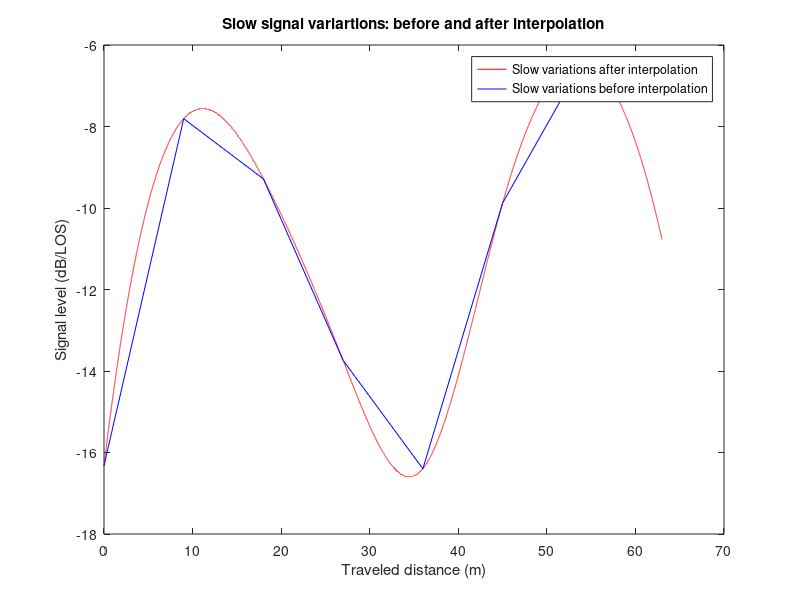

MATLAB code to generate this figure: (Note: this script raises an error after producing the figure.)
%
% project322  (Power control speed 56 m/s)
%
% Initialization ========================================================

clear all, close all

% Common parameters ======================================================

Nsamples=100050;         % approx.  number of samples to be generated 
f= 900e6;             % carrier frequency (Hz)
V=56;                  % MS speed (m/s) 
Lcorr=9.0;             % Slow variations. Correlation distance (m) 
F=500;                    % Sampling: Fraction of wavelength 
NFFT= 256;              % No. of FFT points

% Model parameters S,M  (SUZUKI) =======================================

	M=-13;               % Mean value of sigma in dB
	S= 6.0;              % std of sigma in dB
    
% Secondary parameters ===================================================

lambdac=3e8/f;                  % wavelength (m)
kc=2*pi/lambdac;                % wave number  
fm=V/lambdac;                   % Max Doppler
ts=(lambdac/F)/V;               % sampling spacing (s)
fs=1/ts;                       % sampling freq. (Hz)

% Randomize seed using seconds field in computer clock ==================

clk = clock;
randn('state',sum(100*clk(6)));

% Gen.  slow variations. Lower rail in diagram 
% Uncorrelated samples are assumed to be spaced Lcorr (m) ===============

samplesLcorr=Lcorr/(lambdac/F);      % No. of samples within Lcorr
samplesLcorr=round(samplesLcorr);   % Integer number: modifies slightly Lcorr

Nslowsamples=Nsamples/samplesLcorr;     % No of slow var. samples 
Nslowsamples=round(Nslowsamples);      % Integer number 

Nsamples=Nslowsamples*samplesLcorr;    % New total number of samples


% Variations of sigma ==============================================

slow=randn(Nslowsamples+1,1);      % uncorrelated slow variations (one more sample to avoid problems in interoplation
A=(slow*S)+M;         % Normal distr.: Mean M and std S  
a=10.^(A/20);         %convenrt to linear units (log-normal) 

% Interpolate slow variations of sigma =============================

% x=[0:Nslowsamples-1]*Lcorr;     % axis in m (samples spaced Lcorr m)
% x2=[0:Nslowsamples*samplesLcorr-1]*Lcorr/samplesLcorr;

x=[0:Nslowsamples]*Lcorr;     % axis in m (samples spaced Lcorr m)
x2=[0:Nslowsamples*samplesLcorr]*Lcorr/samplesLcorr;

G2=interp1(x,A,x2,'spline');         % Interpolated amplitude for A 

% we use one extra sample in x to avoid interpolation problems at end
% points. Now we discard it and the corresponding interpolated samples 
x=x(1:Nslowsamples);
A=A(1:Nslowsamples);
x2=x2(1:Nslowsamples*samplesLcorr+1);
G2=G2(1:Nslowsamples*samplesLcorr+1);

% new corrected number of samples
Nsamples=Nslowsamples*samplesLcorr+1

figure,plot(x2,G2,'r',x,A,'b')
xlabel('Traveled distance (m)')
ylabel('Signal level (dB/LOS)')
title('Slow signal variartions: before and after interpolation') 
legend('Slow variations after interpolation', 'Slow variations before interpolation', 'Location', 'Best');

G2filt=10.^(G2/20);


% Generate fast variations % upper rail =================================

I=randn(1,Nsamples);        % In-phase component  
Q=randn(1,Nsamples);        % Quadrature component 

% JAKES filter ===========================================================

freqstep=5;
[filtertimedomain]=jakeswofigs(freqstep,fm,fs);


% Suzuki time series generator  ============================================

% RAYLEIGH part. Upper rail in schematic diagram ========================

% Rayleigh before filtering (Jakes)

ray=(I+j*Q);


% Fiter. Upper rail ================================

ray_filt=conv(ray,filtertimedomain);


% Remove end samples after convolution ===================================
len=length(filtertimedomain);
ray_filt=ray_filt(len:end-len/2);
x2=x2(1:end-len/2);
G2filt=G2filt(1:end-len/2);
Nsamples=Nsamples-len/2;

% Building Suzuki series ==================================================

rSUZ=ray_filt.*G2filt;

figure,plot([0:Nsamples-1]*lambdac/F,20*log10(abs(rSUZ)),'g',...
    [0:Nsamples-1]*lambdac/F,20*log10(abs(G2filt)),'r')
xlabel('Traveled distance (m)')
ylabel('Signal level (dB/LOS)')
title('Overall signal variations and slow signal variartions') 

taxisSUZ=[0:Nsamples-1]*ts;
figure,plot(taxisSUZ,20*log10(abs(rSUZ)),'g',...
    taxisSUZ,20*log10(abs(G2filt)),'r')
xlabel('time (s)');
ylabel('Signal level (dB/LOS)')
title('Overall signal variations and slow signal variartions') 

% Calculate CDF ======================================================

[xSUZ,ySUZ]=fCDF(abs(rSUZ));
[xLN,yLN]=fCDF(abs(G2filt));
[xray,yray]=fCDF(abs(ray_filt));

%==========================================================================
% Mobile side.
% Sliding window.
wint=1/1500;               % Window size in s.
winLen=round(wint/ts);     % Window size in samples.

threshold=median(20*log10(abs(rSUZ)));  % power threshold in dB.

numWin=ceil(Nsamples/winLen);
control=0;
rSUZpc=[];
sigControl=[];
for win=1:numWin
    lowWin=(win-1)*winLen+1;
    upWin=win*winLen;
    if upWin>Nsamples
        upWin=Nsamples;
    end
    
    signal=20*log10(abs(rSUZ(lowWin:upWin)))+control;
    rSUZpc=[rSUZpc signal];
    sigControl=[sigControl control*ones(1,length(lowWin:upWin))];
    
    winMean=mean(signal);
    if winMean>threshold
        control=control-1;
    elseif winMean<threshold
        control=control+1;
    end
end

figure,plot(taxisSUZ,20*log10(abs(rSUZ)),'g',taxisSUZ,sigControl,'r',taxisSUZ,rSUZpc)
xlabel('time (s)');
ylabel('Normalized received power (dB)')
legend('Received signal without PC','Control signal','Power Controlled signal','Location','SouthWest');

% Distribution of the power controlled signal.
[xSUZpc,ySUZpc]=fCDF(rSUZpc);
[xcontrol,ycontrol]=fCDF(sigControl);

figure,plot(20*log10(xSUZ),ySUZ,'g',xSUZpc,ySUZpc),grid
title('CDFs of received signal with and without Power Control') 
xlabel('Signal level (dB/LOS)')
ylabel('Probability the abscissa is not exceeded')
legend('Received signal','Power controlled signal','Location','NorthWest')
axis_fig=axis;
axis([axis_fig(1) axis_fig(2) 0 1])

stdSUZ=std(20*log10(rSUZ)) 
stdSUZpc=std(rSUZpc)
